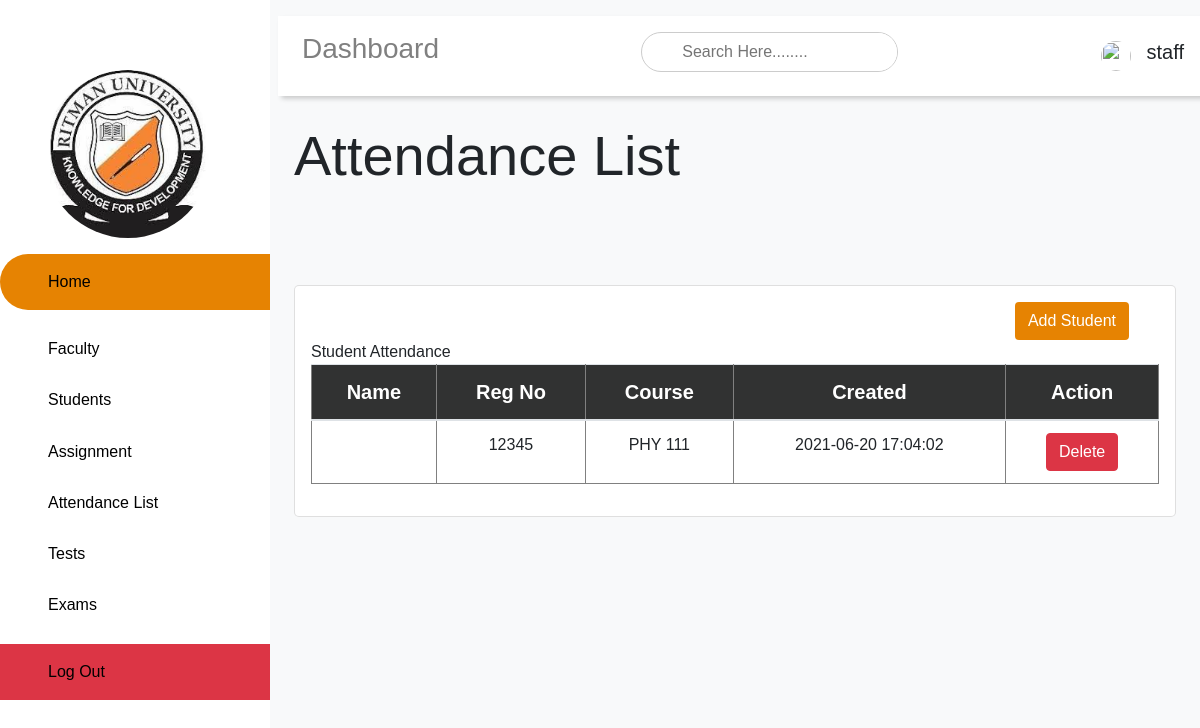
Screenshot of /staffs/attendance/1 (signed in) with the database file from the repository.
### tables this page shows
CREATE TABLE `attendance_list` (
  `id` int(30) NOT NULL,
  `attendance_id` varchar(30) NOT NULL,
  `student_reg_no` varchar(30) NOT NULL,
  `created_at` timestamp NOT NULL DEFAULT CURRENT_TIMESTAMP,
  `updated_at` timestamp NOT NULL DEFAULT CURRENT_TIMESTAMP ON UPDATE CURRENT_TIMESTAMP
);

CREATE TABLE `courses` (
  `id` int(30) NOT NULL,
  `name` varchar(30) NOT NULL,
  `description` varchar(200) DEFAULT NULL,
  `level` varchar(30) NOT NULL,
  `department` varchar(30) DEFAULT '*',
  `created_at` timestamp NOT NULL DEFAULT CURRENT_TIMESTAMP,
  `updated_at` timestamp NOT NULL DEFAULT CURRENT_TIMESTAMP ON UPDATE CURRENT_TIMESTAMP
);

### app/libraries/Core.php (called while the page is built, shortened)
<?php
class Core
{
    protected $currentMethod = 'index';
    public function __construct()
    {
        $url = $this->geturl();
        if (file_exists('../app/controllers/' . ucwords($url[0]) . '.php')) {
            unset($url[0]);
        }
        $this->currentController = new $this->currentController;
        if (isset($url[1])) {
            if (method_exists($this->currentController, $url[1])) {
                $this->currentMethod=$url[1];
                unset($url[1]);
            }
        }
        $this->params=$url ? array_values($url):[];
         call_user_func_array([$this->currentController,
         $this->currentMethod], $this->params);
    }
    public function geturl()
    {
        if (isset($_GET['url'])) {
            $url = rtrim($_GET['url'], '/');
            $url = filter_var($url, FILTER_SANITIZE_URL);
            $url = explode('/', $url);
            return $url;
        }
    }
}

### public/index.php (called while the page is built, shortened)
<?php
$init  = new Core;
?>

### app/libraries/Database.php (called while the page is built, shortened)
<?php
class Database
{
    private $host = DB_HOST;
    private $user = DB_USER;
    private $pass = DB_PASS;
    private $dbname = DB_NAME;
    private $dbh;
    private $stmt;
    public function __construct()
    {
        $dsn = 'mysql:host=' . $this->host . ';dbname=' . $this->dbname;
        $options = array(
            PDO::ATTR_PERSISTENT => true,
            PDO::ATTR_ERRMODE => PDO::ERRMODE_EXCEPTION
        );
        try {
            $this->dbh = new PDO($dsn, $this->user, $this->pass, $options);
        } catch (PDOException $e) {
            $this->error = $e->getMessage();
            echo $this->error;
        }
    }
    public function query($sql)
    {
        $this->stmt = $this->dbh->prepare($sql);
    }
    public function bind($param, $value, $type = null)
    {
        if (is_null($type)) {
            switch (true) {
                default:
                    $type = PDO::PARAM_STR;
            }
        }
        $this->stmt->bindValue($param, $value, $type);
    }
    public function execute()
    {
        return $this->stmt->execute();
    }
    public function resultSet()
    {
        $this->execute();
        return $this->stmt->fetchAll(PDO::FETCH_OBJ);
    }
    public function single()
    {
        $this->execute();
        return $this->stmt->fetch(PDO::FETCH_OBJ);
    }
}

### app/models/Attendance.php (called while the page is built, shortened)
<?php
class Attendance
{
    private $db;
    public function __construct()
    {
        $this->db = new Database;
    }
    public function getAttendanceList($attendance_id)
    {
        $this->db->query("SELECT * FROM attendance_list WHERE attendance_id=:attendance_id");
        $this->db->bind(":attendance_id", $attendance_id);
        return $this->db->resultSet();
    }
    public function getAttendanceById($id)
    {
        $this->db->query("SELECT * FROM attendance WHERE id=:attendance_id");
        $this->db->bind(":attendance_id", $id);
        return $this->db->single();
    }
}

### app/models/Course.php (called while the page is built, shortened)
<?php
class Course
{
    private $db;
    public function __construct()
    {
        $this->db = new Database;
    }
    public function getCourseById($id)
    {
        $this->db->query("SELECT * FROM courses WHERE id=:id");
        $this->db->bind(":id", $id);
        return $this->db->single();
    }
}

### app/views/staffs/attendanceview.php (the view, shortened to what this page needs)
<?php require APPROOT . '/views/staffs/inc/header.php'; ?>
<div class="main-content">
    <?php require APPROOT . '/views/staffs/inc/navbar.php'; ?>
    <link rel="stylesheet" href="<?= URLROOT ?>/css/calendar.css">
    <main>
        <section>
            <div class="attendance">
                <h2 class="display-4">Attendance List</h2>
                <section class="attendance">
                    <div class="mt-5 pt-5">
                        <div class="card">
                            <div class="card-body">
                                <div class="col-md-12">
                                    <div class="col-md-4 ml-auto text-right">
                                        <button type="button" class="btn bg-other text-white" data-toggle="modal" data-target="#myModal">Add Student</button>
                                    </div>
                                </div>
                                <div class="card-title mb-0">Student Attendance</div>
                                <div class="table-responsive">
                                    <table class="table text-left">
                                        <thead>
                                            <tr class="bg-light text-dark">
                                                <th> Name </th>
                                                <th> Reg No</th>
                                                <th> Course</th>
                                                <th> Created</th>
                                                <th> Action</th>
                                            </tr>
                                        </thead>
                                        <tbody>
                                            <?php foreach ($data['attendance'] as $attendance) : ?>
                                                <tr>
                                                    <td></td>
                                                    <td><?= $attendance->student_reg_no ?></td>
                                                    <td><?= $data['current_attendance']->course_name->name ?></td>
                                                    <td><?= $attendance->created_at ?></td>
                                                    <td>
                                                        <a href="<?= $attendance->id ?>" class="btn btn-danger">Delete</a>
                                                    </td>
                                                </tr>
                                            <?php endforeach; ?>
                                </div>
                            </div>
                        </div>
                    </div>
                </section>
            </div>
        </section>
    </main>
</div>
<?php require APPROOT . '/views/staffs/inc/footer.php'; ?>

### public/css/staff/dashboard.css (style rules this page uses)
* { margin: 0; padding: 0; box-sizing: border-box; list-style-type: none; text-decoration: none; font-family: 'Popping', sans-serif; }
.main-content { transition: margin-left 300ms; margin-left: 270px; }
.main-content { transition: margin-left 300ms; }
main { margin-top: 90px; padding: 2rem 1.5rem; min-height: calc(100vh - 90px); }
main table { width: 100%; }
main table tr th { background: rgba(0,0,0,0.8); color: white; }
main table tr th, main table tr td { text-align: center; padding: 10px; border: 1px solid gray; margin: none; }
main table th { font-weight: bold; font-size: 20px; }
.card { background: #fff; border-radius: 5px; }
.card-body { padding: 1rem; }

### public/css/layout.css (style rules this page uses)
.bg-other { background: rgb(230, 131, 2) !important; }

### public/css/calendar.css (style rules this page uses)
body { font-family: Verdana, sans-serif; }

### rows the page displays
attendance_list: student_reg_no "12345", created_at "2021-06-20 17:04:02"
courses: name "PHY 111"

### other values shown
$_SESSION['user_name'] "staff"
